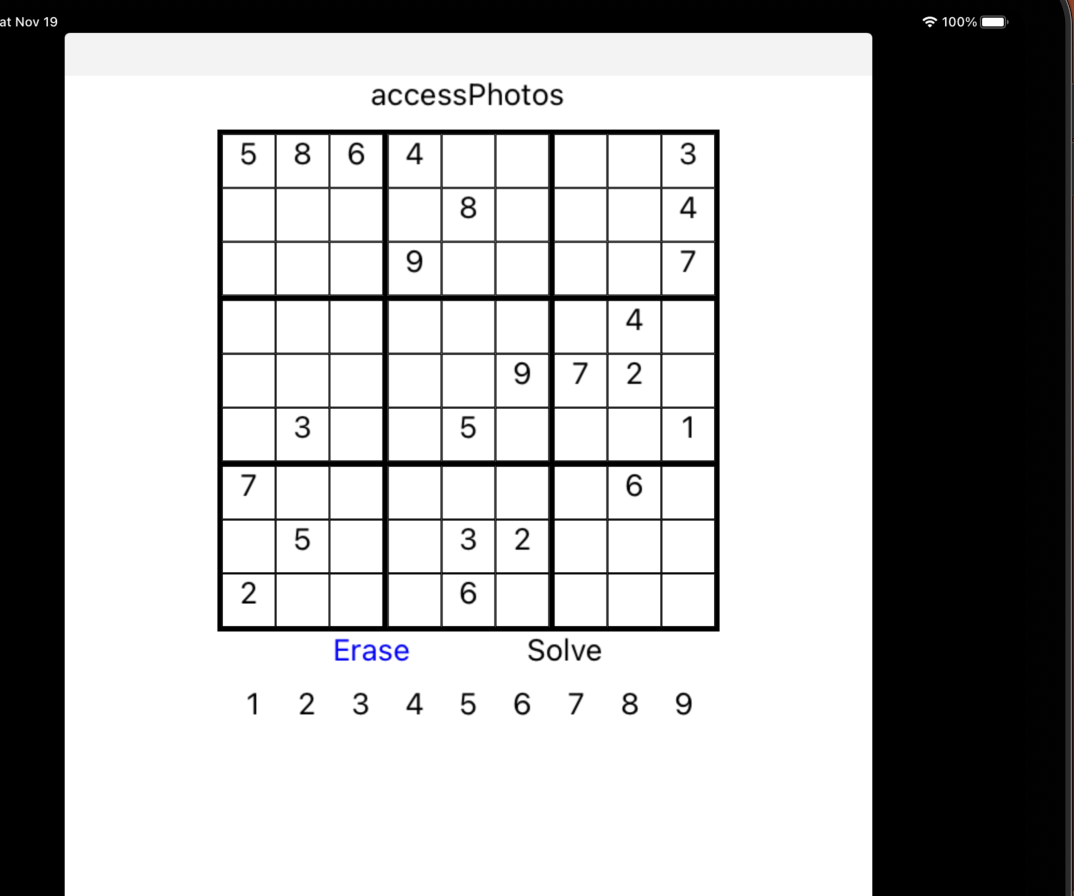
//> input picture Detection/sudoku.png, 1074 x 896 px
$ ./DisplayImage   (built with g++ and OpenCV 4)
//> lines starting //> are read from the running program, lines starting //| are printed output that depends on the picture; after the words box and inside, x2 and y2 are one past the last pixel; in counts of white or black regions, pixels touching at a corner belong together
### Detection/digitrecognizer.hpp
#include <opencv2/opencv.hpp>
#include <opencv2/ml.hpp>

using namespace cv;
using namespace ml;

#define MAX_NUM_IMAGES 60000
class DigitRecognizer
{
public:
    DigitRecognizer();

    ~DigitRecognizer();

    bool train(char *trainPath, char *labelsPath);

    int classify(Mat img);

private:
    Mat preprocessImage(Mat img);

    int readFlippedInteger(FILE *fp);

private:
    KNearest *knn;
    int numRows, numCols, numImages;
};

### Detection/digitrecognizer.cpp
#include "digitrecognizer.hpp"

DigitRecognizer::DigitRecognizer()
{
    knn = new KNearest();

}

DigitRecognizer::~DigitRecognizer()
{
    delete knn;
}

// [164 lines left out: functions readFlippedInteger, train, classify, preprocessImage, not called in this run]

### Detection/DisplayImage.cpp
#include <stdio.h>
#include <opencv2/opencv.hpp>
#include "digitrecognizer.hpp"

using namespace cv;
using namespace std;

void drawLine(Vec2f line, Mat &img, Scalar rgb = CV_RGB(0, 0, 255))
{
    if (line[1] != 0)
    {
        float m = -1 / tan(line[1]);

        float c = line[0] / sin(line[1]);

        cv::line(img, Point(0, c), Point(img.size().width, m * img.size().width + c), rgb);
    }
    else
    {
        cv::line(img, Point(line[0], 0), Point(line[0], img.size().height), rgb);
    }
}

void mergeRelatedLines(vector<Vec2f> *lines, Mat &img)
{
    vector<Vec2f>::iterator current;
    for (current = lines->begin(); current != lines->end(); current++)
    {
        if ((*current)[0] == 0 && (*current)[1] == -100)
            continue;
        float p1 = (*current)[0];
        float theta1 = (*current)[1];
        Point pt1current, pt2current;
        if (theta1 > CV_PI * 45 / 180 && theta1 < CV_PI * 135 / 180)
        {
            pt1current.x = 0;

            pt1current.y = p1 / sin(theta1);

            pt2current.x = img.size().width;
            pt2current.y = -pt2current.x / tan(theta1) + p1 / sin(theta1);
        }
        else
        {
            pt1current.y = 0;

            pt1current.x = p1 / cos(theta1);

            pt2current.y = img.size().height;
            pt2current.x = -pt2current.y / tan(theta1) + p1 / cos(theta1);
        }
        vector<Vec2f>::iterator pos;
        for (pos = lines->begin(); pos != lines->end(); pos++)
        {
            if (*current == *pos)
                continue;
            if (fabs((*pos)[0] - (*current)[0]) < 20 && fabs((*pos)[1] - (*current)[1]) < CV_PI * 10 / 180)
            {
                float p = (*pos)[0];
                float theta = (*pos)[1];
                Point pt1, pt2;
                if ((*pos)[1] > CV_PI * 45 / 180 && (*pos)[1] < CV_PI * 135 / 180)
                {
                    pt1.x = 0;
                    pt1.y = p / sin(theta);
                    pt2.x = img.size().width;
                    pt2.y = -pt2.x / tan(theta) + p / sin(theta);
                }
                else
                {
                    pt1.y = 0;
                    pt1.x = p / cos(theta);
                    pt2.y = img.size().height;
                    pt2.x = -pt2.y / tan(theta) + p / cos(theta);
                }
                if (((double)(pt1.x - pt1current.x) * (pt1.x - pt1current.x) + (pt1.y - pt1current.y) * (pt1.y - pt1current.y) < 64 * 64) &&
                    ((double)(pt2.x - pt2current.x) * (pt2.x - pt2current.x) + (pt2.y - pt2current.y) * (pt2.y - pt2current.y) < 64 * 64))
                {
                    // Merge the two
                    (*current)[0] = ((*current)[0] + (*pos)[0]) / 2;

                    (*current)[1] = ((*current)[1] + (*pos)[1]) / 2;

                    (*pos)[0] = 0;
                    (*pos)[1] = -100;
                }
            }
        }
    }
}

int main()
{
    Mat sudoku = imread("sudoku.png", 0);
    Mat outerBox = Mat(sudoku.size(), CV_8UC1);
    GaussianBlur(sudoku, sudoku, Size(11, 11), 0);
    adaptiveThreshold(sudoku, outerBox, 255, ADAPTIVE_THRESH_MEAN_C, THRESH_BINARY, 5, 2);
//> outerBox: 896 rows x 1074 cols, CV_8UC1; 92% white; 63 black regions (4 under 20 px), largest, box (x1, y1, x2, y2) and area: (217, 129, 720, 632) 47830, (59, 27, 878, 896) 15199, (1057, 0, 1065, 896) 1812
    bitwise_not(outerBox, outerBox);
    Mat kernel = (Mat_<uchar>(3, 3) << 0, 1, 0, 1, 1, 1, 0, 1, 0);
    dilate(outerBox, outerBox, kernel);
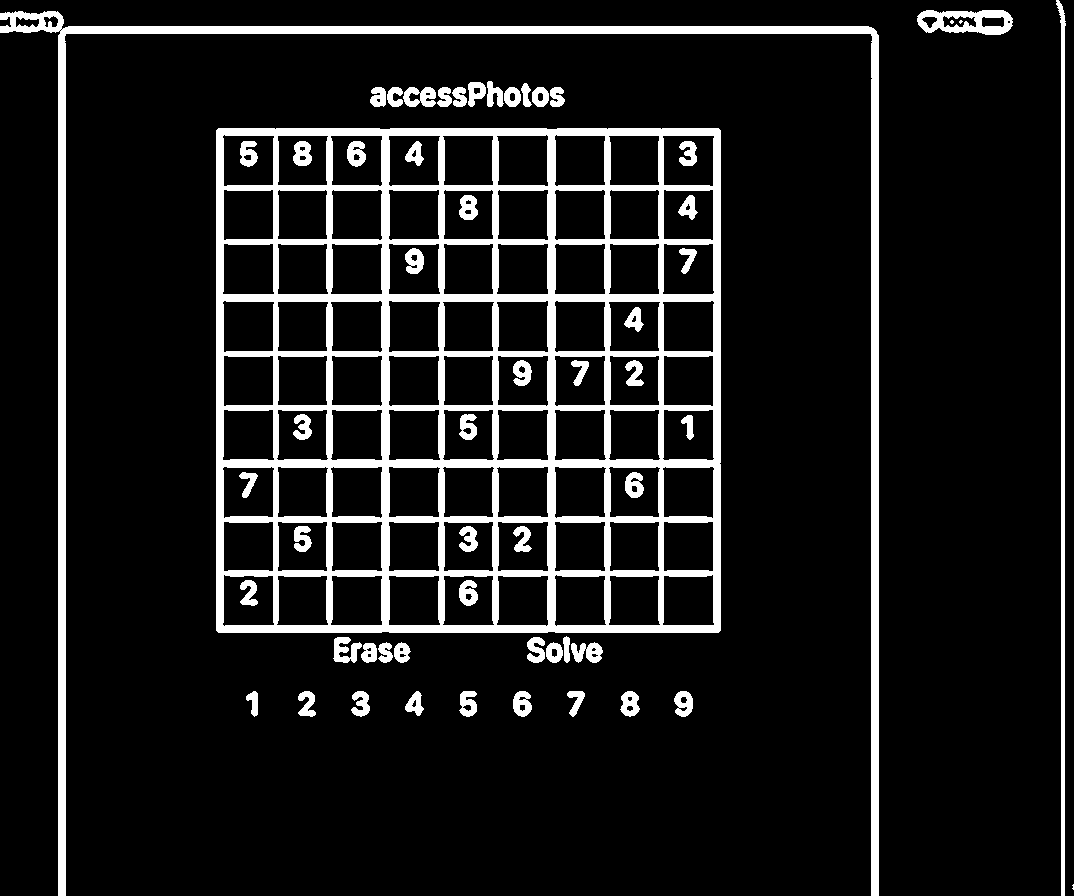
//> outerBox: 896 rows x 1074 cols, CV_8UC1; 11.1% white; 58 white regions (3 under 20 px), largest, box (x1, y1, x2, y2) and area: (216, 128, 721, 633) 65981, (0, 11, 879, 896) 21195, (1056, 0, 1066, 896) 3605

    int count = 0;
    int max = -1;

    Point maxPt;

    for (int y = 0; y < outerBox.size().height; y++)
    {
        uchar *row = outerBox.ptr(y);
        for (int x = 0; x < outerBox.size().width; x++)
        {
            if (row[x] >= 128)
            {

                int area = floodFill(outerBox, Point(x, y), CV_RGB(0, 0, 64));

                if (area > max)
                {
                    maxPt = Point(x, y);
                    max = area;
                }
            }
        }
    }
//> this loop made 896 passes
//> (maxPt, max) on passes 1 to 3: (Point(1056, 0), 3605), (Point(1056, 0), 3605), (Point(1056, 0), 3605)
//> after the loop, maxPt = Point(218, 128); max = 65981
    floodFill(outerBox, maxPt, CV_RGB(255, 255, 255));
//> outerBox: 896 rows x 1074 cols, CV_8UC1; min 0, max 255, mean 20.2
    for (int y = 0; y < outerBox.size().height; y++)
    {
        uchar *row = outerBox.ptr(y);
        for (int x = 0; x < outerBox.size().width; x++)
        {
            if (row[x] == 64 && x != maxPt.x && y != maxPt.y)
            {
                int area = floodFill(outerBox, Point(x, y), CV_RGB(0, 0, 0));
            }
        }
    }
//> outerBox: 896 rows x 1074 cols, CV_8UC1; 6.9% white; 1 white region, box (x1, y1, x2, y2) and area: (216, 128, 721, 633) 65981
    erode(outerBox, outerBox, kernel);
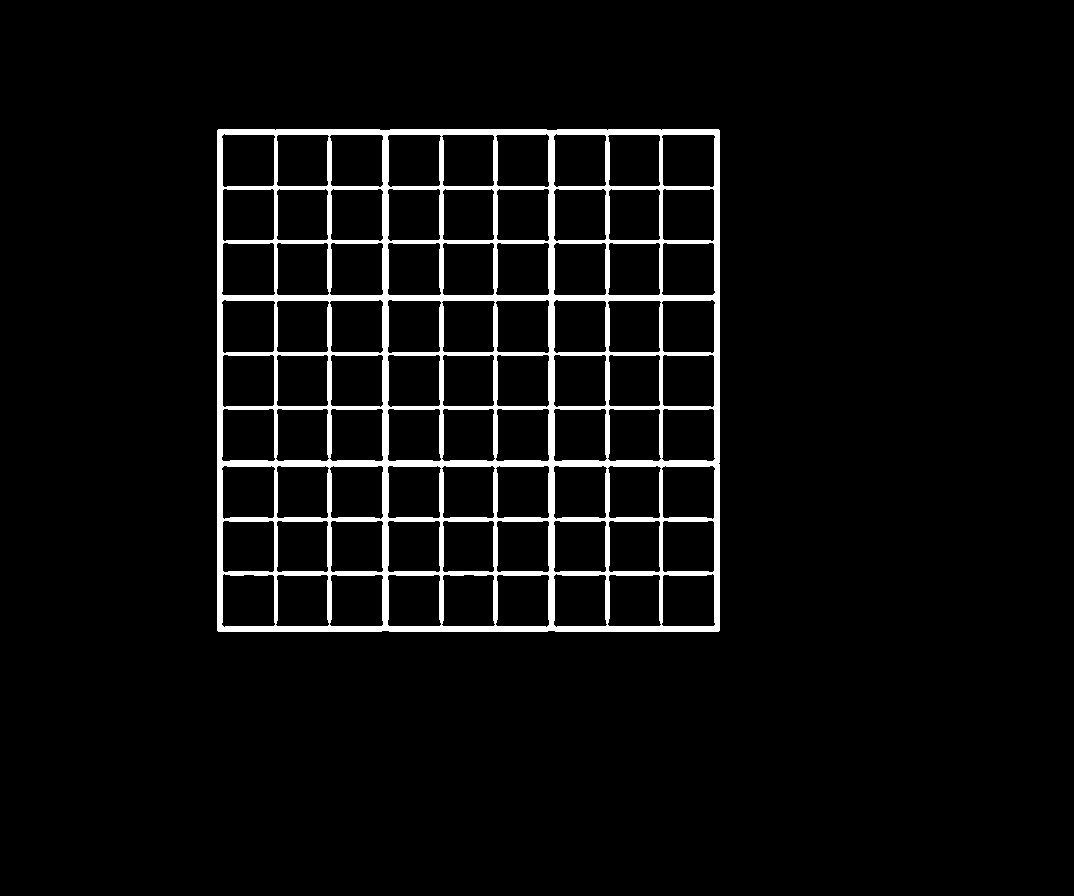
//> outerBox: 896 rows x 1074 cols, CV_8UC1; 5% white; 1 white region, box (x1, y1, x2, y2) and area: (217, 129, 720, 632) 47917

    vector<Vec2f> lines;
    HoughLines(outerBox, lines, 1, CV_PI / 180, 200);
//> lines = 112 lines (rho, theta), first 12: [218, 0], [329, 0], [441, 0], [495, 0], [715, 0], [130, 1.57], [187, 1.57], [241, 1.57], [295, 1.57], [353, 1.57], [407, 1.57], [461, 1.57]
    mergeRelatedLines(&lines, sudoku);
//> the loop in mergeRelatedLines, `for (current = lines->begin(); current != lines->end(); current++)` made 112 passes
//> lines = 112 items, first 12: [218, 0], [329, 0], [441, 0], [495, 0], [715, 0], [133.8, 1.57], [185.4, 1.57], [243.3, 1.57], [280.6, 1.6], [355.3, 1.57], [401.6, 1.58], [0, -100]

    for (int i = 0; i < lines.size(); i++)
    {
        drawLine(lines[i], outerBox, CV_RGB(0, 0, 128));
    }
//> this loop made 112 passes
//> (m in drawLine, c in drawLine) on passes 6 to 13: (-0.00436, 133.8), (0.00327, 185.4), (-0.00327, 243.3), (0.0311, 280.7), (-0.00327, 355.3), (0.0109, 401.6), (-1.7, 0), (-1.7, 0)
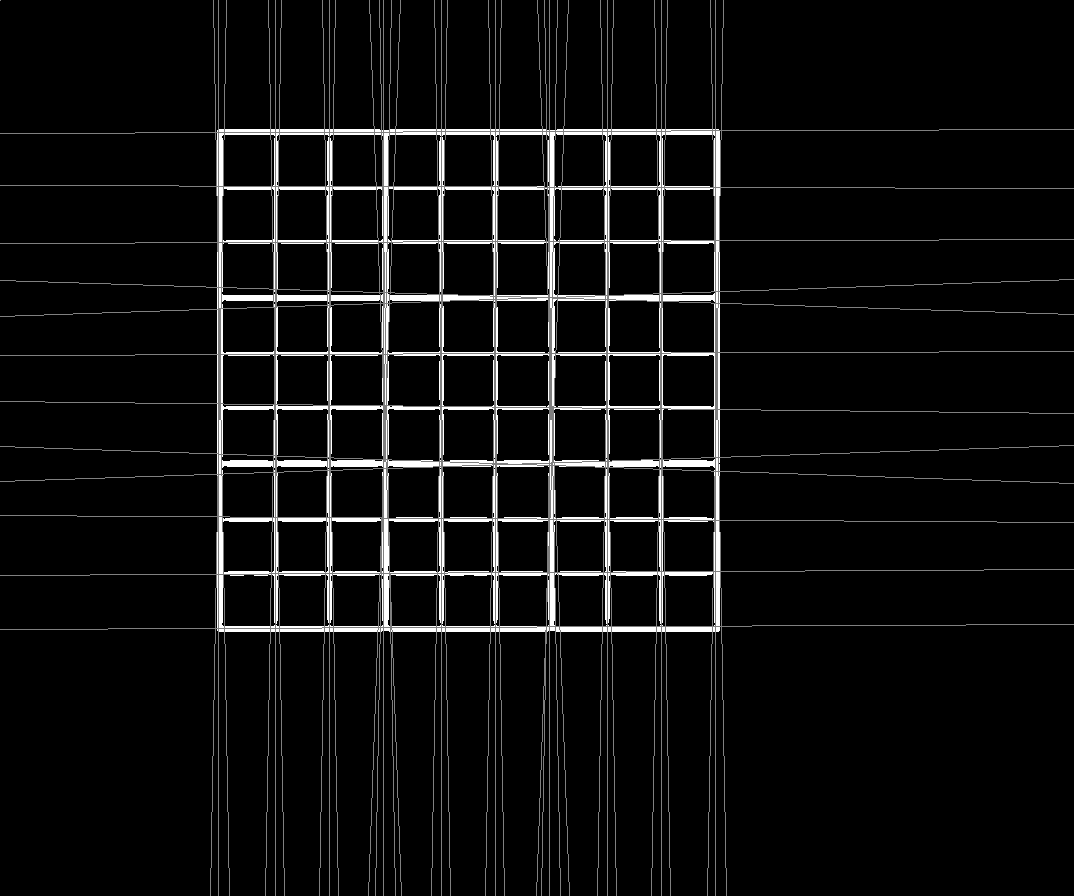
//> outerBox: 896 rows x 1074 cols, CV_8UC1; min 0, max 255, mean 14.3

    // Now detect the lines on extremes
    Vec2f topEdge = Vec2f(1000, 1000);
    double topYIntercept = 100000, topXIntercept = 0;
    Vec2f bottomEdge = Vec2f(-1000, -1000);
    double bottomYIntercept = 0, bottomXIntercept = 0;
    Vec2f leftEdge = Vec2f(1000, 1000);
    double leftXIntercept = 100000, leftYIntercept = 0;
    Vec2f rightEdge = Vec2f(-1000, -1000);
    double rightXIntercept = 0, rightYIntercept = 0;
    for (int i = 0; i < lines.size(); i++)
    {

        Vec2f current = lines[i];

        float p = current[0];

        float theta = current[1];

        if (p == 0 && theta == -100)
            continue;
        double xIntercept, yIntercept;
        xIntercept = p / cos(theta);
        yIntercept = p / (cos(theta) * sin(theta));
        if (theta > CV_PI * 80 / 180 && theta < CV_PI * 100 / 180)
        {
            if (p < topEdge[0])

                topEdge = current;

            if (p > bottomEdge[0])
                bottomEdge = current;
        }
        else if (theta < CV_PI * 10 / 180 || theta > CV_PI * 170 / 180)
        {
            if (xIntercept > rightXIntercept)
            {
                rightEdge = current;
                rightXIntercept = xIntercept;
            }
            else if (xIntercept <= leftXIntercept)
            {
                leftEdge = current;
                leftXIntercept = xIntercept;
            }
        }
    }
//> this loop made 112 passes
//> (p, theta, xIntercept, yIntercept, rightXIntercept) on passes 1, 2, 3, 4, 5, 31: (218, 0, 218, inf, 218), (329, 0, 329, inf, 329), (441, 0, 441, inf, 441), (495, 0, 495, inf, 495), (715, 0, 715, inf, 715), (723, 0.0175, 723.1, 41433.3, 723.1)
//> after the loop, rightXIntercept = 723.1; leftXIntercept = 213

    drawLine(topEdge, sudoku, CV_RGB(0, 0, 0));
    drawLine(bottomEdge, sudoku, CV_RGB(0, 0, 0));
    drawLine(leftEdge, sudoku, CV_RGB(0, 0, 0));
    drawLine(rightEdge, sudoku, CV_RGB(0, 0, 0));

    Point left1, left2, right1, right2, bottom1, bottom2, top1, top2;

    int height = outerBox.size().height;

    int width = outerBox.size().width;

    if (leftEdge[1] != 0)
    {
        left1.x = 0;
        left1.y = leftEdge[0] / sin(leftEdge[1]);
//> left1 = Point(0, -12204)
        left2.x = width;
        left2.y = -left2.x / tan(leftEdge[1]) + left1.y;
//> left2 = Point(1074, 49325)
    }
    else
    {
        left1.y = 0;
        left1.x = leftEdge[0] / cos(leftEdge[1]);
        left2.y = height;
        left2.x = left1.x - height * tan(leftEdge[1]);
    }

    if (rightEdge[1] != 0)
    {
        right1.x = 0;
        right1.y = rightEdge[0] / sin(rightEdge[1]);
//> right1 = Point(0, 41426)
        right2.x = width;
        right2.y = -right2.x / tan(rightEdge[1]) + right1.y;
//> right2 = Point(1074, -20103)
    }
    else
    {
        right1.y = 0;
        right1.x = rightEdge[0] / cos(rightEdge[1]);
        right2.y = height;
        right2.x = right1.x - height * tan(rightEdge[1]);
    }

    bottom1.x = 0;
    bottom1.y = bottomEdge[0] / sin(bottomEdge[1]);
//> bottom1 = Point(0, 629)

    bottom2.x = width;
    bottom2.y = -bottom2.x / tan(bottomEdge[1]) + bottom1.y;
//> bottom2 = Point(1074, 624)

    top1.x = 0;
    top1.y = topEdge[0] / sin(topEdge[1]);
//> top1 = Point(0, 133)
    top2.x = width;
    top2.y = -top2.x / tan(topEdge[1]) + top1.y;
//> top2 = Point(1074, 128)

    // Next, we find the intersection of  these four lines
    double leftA = left2.y - left1.y;
//> leftA = 61529
    double leftB = left1.x - left2.x;
//> leftB = -1074

    double leftC = leftA * left1.x + leftB * left1.y;
//> leftC = 13107096

    double rightA = right2.y - right1.y;
//> rightA = -61529
    double rightB = right1.x - right2.x;
//> rightB = -1074

    double rightC = rightA * right1.x + rightB * right1.y;
//> rightC = -44491524

    double topA = top2.y - top1.y;
//> topA = -5
    double topB = top1.x - top2.x;
//> topB = -1074

    double topC = topA * top1.x + topB * top1.y;
//> topC = -142842

    double bottomA = bottom2.y - bottom1.y;
//> bottomA = -5
    double bottomB = bottom1.x - bottom2.x;
//> bottomB = -1074

    double bottomC = bottomA * bottom1.x + bottomB * bottom1.y;
//> bottomC = -675546

    // Intersection of left and top
    double detTopLeft = leftA * topB - leftB * topA;
//> detTopLeft = -66087516

    Point ptTopLeft = Point((topB * leftC - leftB * topC) / detTopLeft, (leftA * topC - topA * leftC) / detTopLeft);
//> ptTopLeft = Point(215, 131)

    // Intersection of top and right
    double detTopRight = rightA * topB - rightB * topA;
//> detTopRight = 66076776

    Point ptTopRight = Point((topB * rightC - rightB * topC) / detTopRight, (rightA * topC - topA * rightC) / detTopRight);
//> ptTopRight = Point(720, 129)

    // Intersection of right and bottom
    double detBottomRight = rightA * bottomB - rightB * bottomA;
//> detBottomRight = 66076776
    Point ptBottomRight = Point((bottomB * rightC - rightB * bottomC) / detBottomRight, (rightA * bottomC - bottomA * rightC) / detBottomRight); // Intersection of bottom and left
//> ptBottomRight = Point(712, 625)
    double detBottomLeft = leftA * bottomB - leftB * bottomA;
//> detBottomLeft = -66087516
    Point ptBottomLeft = Point((bottomB * leftC - leftB * bottomC) / detBottomLeft, (leftA * bottomC - bottomA * leftC) / detBottomLeft);
//> ptBottomLeft = Point(223, 627)

    int maxLength = (ptBottomLeft.x - ptBottomRight.x) * (ptBottomLeft.x - ptBottomRight.x) + (ptBottomLeft.y - ptBottomRight.y) * (ptBottomLeft.y - ptBottomRight.y);
//> maxLength = 239125
    int temp = (ptTopRight.x - ptBottomRight.x) * (ptTopRight.x - ptBottomRight.x) + (ptTopRight.y - ptBottomRight.y) * (ptTopRight.y - ptBottomRight.y);
//> temp = 246080

    if (temp > maxLength)
        maxLength = temp;
//> maxLength = 246080

    temp = (ptTopRight.x - ptTopLeft.x) * (ptTopRight.x - ptTopLeft.x) + (ptTopRight.y - ptTopLeft.y) * (ptTopRight.y - ptTopLeft.y);
//> temp = 255029

    if (temp > maxLength)
        maxLength = temp;
//> maxLength = 255029

    temp = (ptBottomLeft.x - ptTopLeft.x) * (ptBottomLeft.x - ptTopLeft.x) + (ptBottomLeft.y - ptTopLeft.y) * (ptBottomLeft.y - ptTopLeft.y);
//> temp = 246080

    if (temp > maxLength)
        maxLength = temp;

    maxLength = sqrt((double)maxLength);
//> maxLength = 505

    Point2f src[4], dst[4];
    src[0] = ptTopLeft;
//> src = 4 Points (x, y): [215, 131], [0, 0], [0, 0], [0, 0]
    dst[0] = Point2f(0, 0);
    src[1] = ptTopRight;
//> src = 4 Points (x, y): [215, 131], [720, 129], [0, 0], [0, 0]
    dst[1] = Point2f(maxLength - 1, 0);
//> dst = 4 Points (x, y): [0, 0], [504, 0], [0, 0], [0, 0]
    src[2] = ptBottomRight;
//> src = 4 Points (x, y): [215, 131], [720, 129], [712, 625], [0, 0]
    dst[2] = Point2f(maxLength - 1, maxLength - 1);
//> dst = 4 Points (x, y): [0, 0], [504, 0], [504, 504], [0, 0]
    src[3] = ptBottomLeft;
//> src = 4 Points (x, y): [215, 131], [720, 129], [712, 625], [223, 627]
    dst[3] = Point2f(0, maxLength - 1);
//> dst = 4 Points (x, y): [0, 0], [504, 0], [504, 504], [0, 504]

    Mat undistorted = Mat(Size(maxLength, maxLength), CV_8UC1);
//> undistorted: 505 rows x 505 cols, CV_8UC1; every value is 0
    cv::warpPerspective(sudoku, undistorted, cv::getPerspectiveTransform(src, dst), Size(maxLength, maxLength));

    Mat undistortedThreshed = undistorted.clone();
    adaptiveThreshold(undistorted, undistortedThreshed, 255, ADAPTIVE_THRESH_GAUSSIAN_C, THRESH_BINARY_INV, 101, 1);
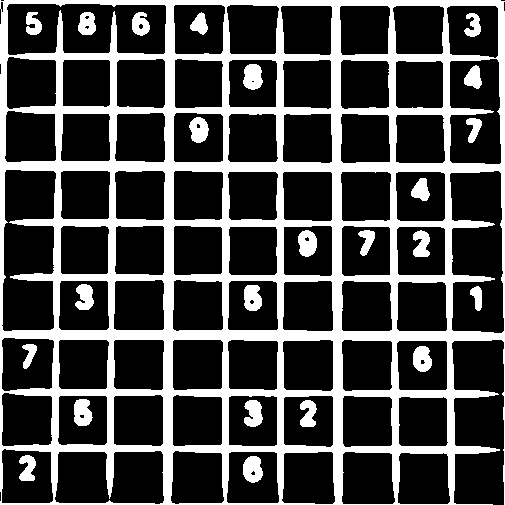
//> undistortedThreshed: 505 rows x 505 cols, CV_8UC1; 27.6% white; 24 white regions, largest, box (x1, y1, x2, y2) and area: (0, 0, 505, 505) 63146, (243, 456, 263, 483) 417, (243, 64, 263, 90) 411
//> (the run ends here: the program needs code that is not available in this run, at `knn = new KNearest();`)
